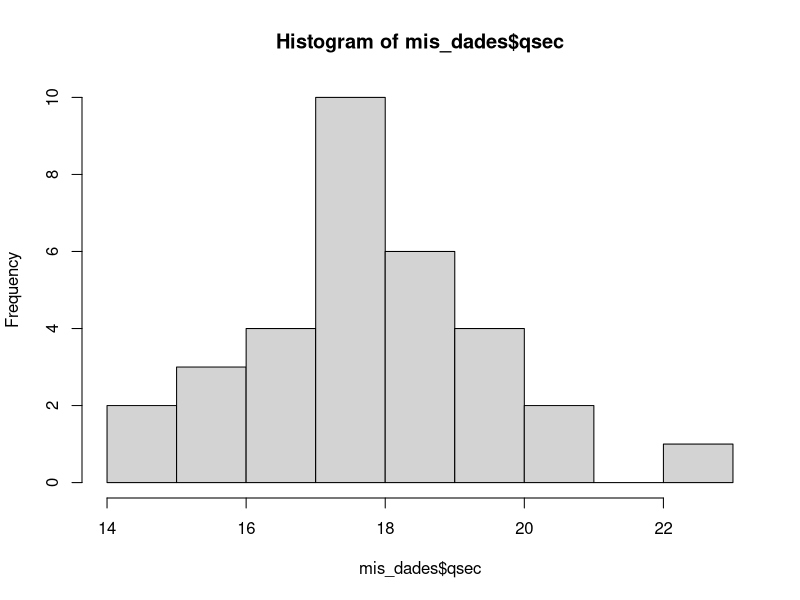
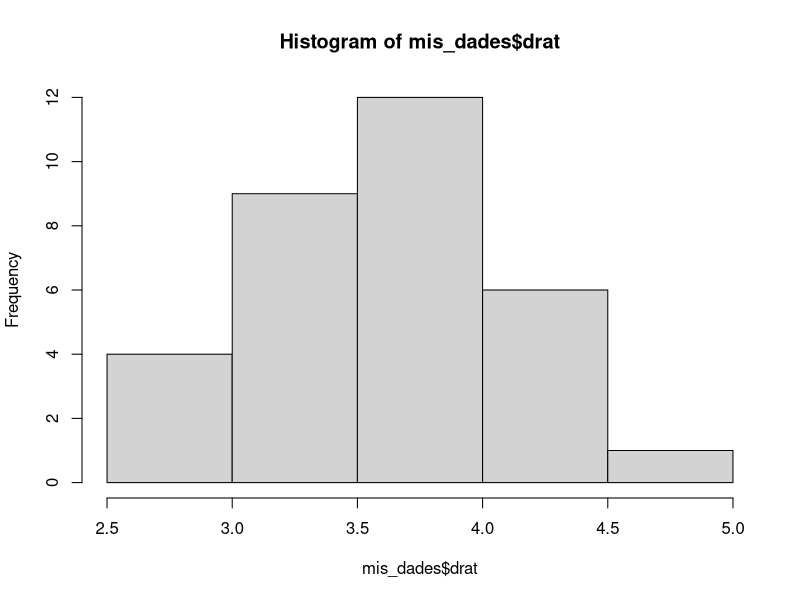

R code for these plots, in order:
#Codigo para problema 1

mis_dades <- mtcars
mis_dades$qsec

mean(mis_dades$qsec) #mitjana resultado --> 17.84875

hist(mis_dades$qsec) #histograma

table(cut(mis_dades$qsec,9)) #cortamos en 9 intervalos y con table vemos la frecuencia absoluta

table(cut(mis_dades$qsec,9))/32 # frecuencia relativa, dividimos entre el num total

freq <- table(cut(mis_dades$qsec,9))
tabla <- data.frame(ni = freq,
                    fi = freq/32,
                    Ni = cumsum(freq),
                    Fi = cumsum(freq/32))# cumsum es para acumular

mis_dades$drat
hist(mis_dades$drat)

median(mis_dades$drat) #mediana resultado 3.695

sort(mis_dades$drat) #ordenamos los datos

quantile(mis_dades$drat)#vemos los quartiles resultado 1r quartil 3.080

mis_dades$mpg
quantile(mis_dades$mpg,0.18) #resultado valor percentil 18% mpg es 15.116

IQR(mis_dades$cyl) # rango intercuartil (3r quartil - 1r quartil) de cyl resultadfo es 4

sort(mis_dades$cyl)

quantile(mis_dades$cyl) # rango interquartil = 8-4 = 4


sd(mis_dades$cyl) # desviacion tipica resultado= 1.785922

var(mis_dades$qsec) # varianza qsec resultado = 3.193166
